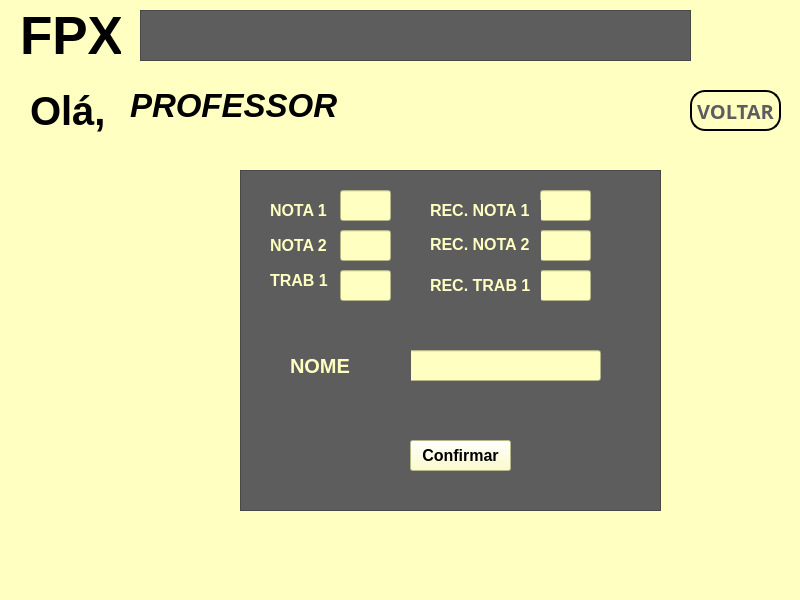
<?xml version="1.0" encoding="UTF-8"?>
<ui version="4.0">
 <class>MainWindow</class>
 <widget class="QMainWindow" name="MainWindow">
  <property name="geometry">
   <rect>
    <x>0</x>
    <y>0</y>
    <width>800</width>
    <height>600</height>
   </rect>
  </property>
  <property name="windowTitle">
   <string>MainWindow</string>
  </property>
  <property name="styleSheet">
   <string notr="true">background-color: rgb(254, 255, 193);</string>
  </property>
  <widget class="QWidget" name="centralwidget">
   <widget class="QLabel" name="label_2">
    <property name="geometry">
     <rect>
      <x>30</x>
      <y>80</y>
      <width>131</width>
      <height>61</height>
     </rect>
    </property>
    <property name="font">
     <font>
      <pointsize>30</pointsize>
      <weight>75</weight>
      <bold>true</bold>
     </font>
    </property>
    <property name="text">
     <string>Olá, </string>
    </property>
   </widget>
   <widget class="QFrame" name="frame">
    <property name="geometry">
     <rect>
      <x>140</x>
      <y>10</y>
      <width>551</width>
      <height>51</height>
     </rect>
    </property>
    <property name="styleSheet">
     <string notr="true">background-color: rgb(93, 93, 93);</string>
    </property>
    <property name="frameShape">
     <enum>QFrame::StyledPanel</enum>
    </property>
    <property name="frameShadow">
     <enum>QFrame::Raised</enum>
    </property>
   </widget>
   <widget class="QLabel" name="label_3">
    <property name="geometry">
     <rect>
      <x>130</x>
      <y>80</y>
      <width>211</width>
      <height>51</height>
     </rect>
    </property>
    <property name="font">
     <font>
      <pointsize>25</pointsize>
      <weight>75</weight>
      <italic>true</italic>
      <bold>true</bold>
     </font>
    </property>
    <property name="text">
     <string>PROFESSOR</string>
    </property>
   </widget>
   <widget class="QLabel" name="label_4">
    <property name="geometry">
     <rect>
      <x>710</x>
      <y>0</y>
      <width>71</width>
      <height>71</height>
     </rect>
    </property>
    <property name="text">
     <string/>
    </property>
    <property name="pixmap">
     <pixmap>D:/downloads/profile-user (2).png</pixmap>
    </property>
   </widget>
   <widget class="QFrame" name="frame_2">
    <property name="geometry">
     <rect>
      <x>240</x>
      <y>170</y>
      <width>421</width>
      <height>341</height>
     </rect>
    </property>
    <property name="styleSheet">
     <string notr="true">background-color: rgb(93, 93, 93);</string>
    </property>
    <property name="frameShape">
     <enum>QFrame::StyledPanel</enum>
    </property>
    <property name="frameShadow">
     <enum>QFrame::Raised</enum>
    </property>
    <widget class="QLineEdit" name="lineEdit">
     <property name="geometry">
      <rect>
       <x>100</x>
       <y>20</y>
       <width>51</width>
       <height>31</height>
      </rect>
     </property>
     <property name="font">
      <font>
       <pointsize>14</pointsize>
      </font>
     </property>
     <property name="styleSheet">
      <string notr="true">background-color: rgb(254, 255, 193);</string>
     </property>
    </widget>
    <widget class="QLineEdit" name="lineEdit_2">
     <property name="geometry">
      <rect>
       <x>100</x>
       <y>60</y>
       <width>51</width>
       <height>31</height>
      </rect>
     </property>
     <property name="font">
      <font>
       <pointsize>14</pointsize>
      </font>
     </property>
     <property name="styleSheet">
      <string notr="true">background-color: rgb(254, 255, 193);</string>
     </property>
    </widget>
    <widget class="QLineEdit" name="lineEdit_3">
     <property name="geometry">
      <rect>
       <x>100</x>
       <y>100</y>
       <width>51</width>
       <height>31</height>
      </rect>
     </property>
     <property name="font">
      <font>
       <pointsize>14</pointsize>
      </font>
     </property>
     <property name="styleSheet">
      <string notr="true">background-color: rgb(254, 255, 193);</string>
     </property>
    </widget>
    <widget class="QPushButton" name="pushButton_2">
     <property name="geometry">
      <rect>
       <x>170</x>
       <y>270</y>
       <width>101</width>
       <height>31</height>
      </rect>
     </property>
     <property name="font">
      <font>
       <pointsize>12</pointsize>
       <weight>75</weight>
       <bold>true</bold>
      </font>
     </property>
     <property name="styleSheet">
      <string notr="true">background-color: rgb(254, 255, 193);</string>
     </property>
     <property name="text">
      <string>Confirmar</string>
     </property>
    </widget>
    <widget class="QLineEdit" name="lineEdit_4">
     <property name="geometry">
      <rect>
       <x>300</x>
       <y>100</y>
       <width>51</width>
       <height>31</height>
      </rect>
     </property>
     <property name="font">
      <font>
       <pointsize>14</pointsize>
      </font>
     </property>
     <property name="styleSheet">
      <string notr="true">background-color: rgb(254, 255, 193);</string>
     </property>
    </widget>
    <widget class="QLineEdit" name="lineEdit_5">
     <property name="geometry">
      <rect>
       <x>300</x>
       <y>60</y>
       <width>51</width>
       <height>31</height>
      </rect>
     </property>
     <property name="font">
      <font>
       <pointsize>14</pointsize>
      </font>
     </property>
     <property name="styleSheet">
      <string notr="true">background-color: rgb(254, 255, 193);</string>
     </property>
    </widget>
    <widget class="QLineEdit" name="lineEdit_6">
     <property name="geometry">
      <rect>
       <x>300</x>
       <y>20</y>
       <width>51</width>
       <height>31</height>
      </rect>
     </property>
     <property name="font">
      <font>
       <pointsize>14</pointsize>
      </font>
     </property>
     <property name="styleSheet">
      <string notr="true">background-color: rgb(254, 255, 193);</string>
     </property>
    </widget>
    <widget class="QLabel" name="label_5">
     <property name="geometry">
      <rect>
       <x>30</x>
       <y>30</y>
       <width>61</width>
       <height>21</height>
      </rect>
     </property>
     <property name="font">
      <font>
       <pointsize>12</pointsize>
       <weight>75</weight>
       <bold>true</bold>
      </font>
     </property>
     <property name="styleSheet">
      <string notr="true">color: rgb(254, 255, 193);</string>
     </property>
     <property name="text">
      <string>NOTA 1</string>
     </property>
    </widget>
    <widget class="QLabel" name="label_6">
     <property name="geometry">
      <rect>
       <x>30</x>
       <y>60</y>
       <width>61</width>
       <height>31</height>
      </rect>
     </property>
     <property name="font">
      <font>
       <pointsize>12</pointsize>
       <weight>75</weight>
       <bold>true</bold>
      </font>
     </property>
     <property name="styleSheet">
      <string notr="true">color: rgb(254, 255, 193);</string>
     </property>
     <property name="text">
      <string>NOTA 2</string>
     </property>
    </widget>
    <widget class="QLabel" name="label_7">
     <property name="geometry">
      <rect>
       <x>30</x>
       <y>100</y>
       <width>61</width>
       <height>21</height>
      </rect>
     </property>
     <property name="font">
      <font>
       <pointsize>12</pointsize>
       <weight>75</weight>
       <bold>true</bold>
      </font>
     </property>
     <property name="styleSheet">
      <string notr="true">color: rgb(254, 255, 193);</string>
     </property>
     <property name="text">
      <string>TRAB 1</string>
     </property>
    </widget>
    <widget class="QLabel" name="label_8">
     <property name="geometry">
      <rect>
       <x>190</x>
       <y>30</y>
       <width>111</width>
       <height>20</height>
      </rect>
     </property>
     <property name="font">
      <font>
       <pointsize>12</pointsize>
       <weight>75</weight>
       <bold>true</bold>
      </font>
     </property>
     <property name="styleSheet">
      <string notr="true">color: rgb(254, 255, 193);</string>
     </property>
     <property name="text">
      <string>REC. NOTA 1</string>
     </property>
    </widget>
    <widget class="QLabel" name="label_9">
     <property name="geometry">
      <rect>
       <x>190</x>
       <y>59</y>
       <width>111</width>
       <height>31</height>
      </rect>
     </property>
     <property name="font">
      <font>
       <pointsize>12</pointsize>
       <weight>75</weight>
       <bold>true</bold>
      </font>
     </property>
     <property name="styleSheet">
      <string notr="true">color: rgb(254, 255, 193);</string>
     </property>
     <property name="text">
      <string>REC. NOTA 2</string>
     </property>
    </widget>
    <widget class="QLabel" name="label_10">
     <property name="geometry">
      <rect>
       <x>190</x>
       <y>100</y>
       <width>111</width>
       <height>31</height>
      </rect>
     </property>
     <property name="font">
      <font>
       <pointsize>12</pointsize>
       <weight>75</weight>
       <bold>true</bold>
      </font>
     </property>
     <property name="styleSheet">
      <string notr="true">color: rgb(254, 255, 193);</string>
     </property>
     <property name="text">
      <string>REC. TRAB 1 </string>
     </property>
    </widget>
    <widget class="QLineEdit" name="lineEdit_7">
     <property name="geometry">
      <rect>
       <x>150</x>
       <y>180</y>
       <width>211</width>
       <height>31</height>
      </rect>
     </property>
     <property name="font">
      <font>
       <pointsize>14</pointsize>
      </font>
     </property>
     <property name="styleSheet">
      <string notr="true">background-color: rgb(254, 255, 193);</string>
     </property>
    </widget>
    <widget class="QLabel" name="label_11">
     <property name="geometry">
      <rect>
       <x>50</x>
       <y>180</y>
       <width>121</width>
       <height>31</height>
      </rect>
     </property>
     <property name="font">
      <font>
       <pointsize>15</pointsize>
       <weight>75</weight>
       <bold>true</bold>
      </font>
     </property>
     <property name="styleSheet">
      <string notr="true">color: rgb(254, 255, 193);</string>
     </property>
     <property name="text">
      <string>NOME </string>
     </property>
    </widget>
   </widget>
   <widget class="QLabel" name="label">
    <property name="geometry">
     <rect>
      <x>20</x>
      <y>10</y>
      <width>101</width>
      <height>51</height>
     </rect>
    </property>
    <property name="font">
     <font>
      <pointsize>40</pointsize>
      <weight>75</weight>
      <bold>true</bold>
     </font>
    </property>
    <property name="text">
     <string>FPX</string>
    </property>
   </widget>
   <widget class="QPushButton" name="pushButton_3">
    <property name="geometry">
     <rect>
      <x>690</x>
      <y>90</y>
      <width>91</width>
      <height>41</height>
     </rect>
    </property>
    <property name="font">
     <font>
      <family>Yu Gothic</family>
      <pointsize>15</pointsize>
      <weight>75</weight>
      <italic>false</italic>
      <bold>true</bold>
     </font>
    </property>
    <property name="styleSheet">
     <string notr="true">color: rgb(93, 93, 93);
border-style: outset;
border-width: 2px;
border-radius: 15px;
border-color: black;
</string>
    </property>
    <property name="text">
     <string>VOLTAR</string>
    </property>
   </widget>
  </widget>
  <widget class="QMenuBar" name="menubar">
   <property name="geometry">
    <rect>
     <x>0</x>
     <y>0</y>
     <width>800</width>
     <height>21</height>
    </rect>
   </property>
  </widget>
  <widget class="QStatusBar" name="statusbar"/>
 </widget>
 <resources/>
 <connections/>
</ui>
